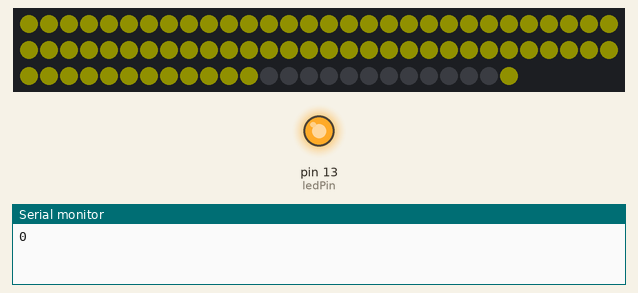
A sketch run on a simulated Arduino Uno, built with avr-gcc and run on an emulated ATmega328P. On the bench: 85 RGB LEDs in strip order, left to right, continuing on the next row, output pins drawn as LEDs (lit = HIGH), the last lines printed to the serial monitor. Dim RGB values are drawn brighter than linear.

Above: at 0.16 s.
At 3.48 s:
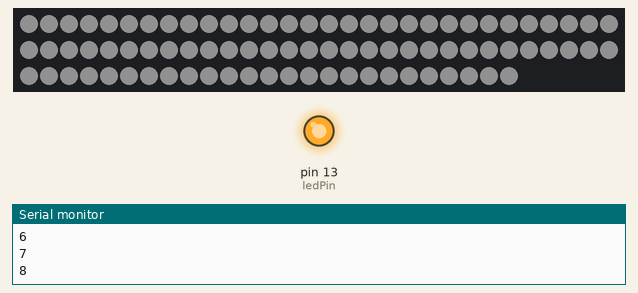
At 5.41 s:
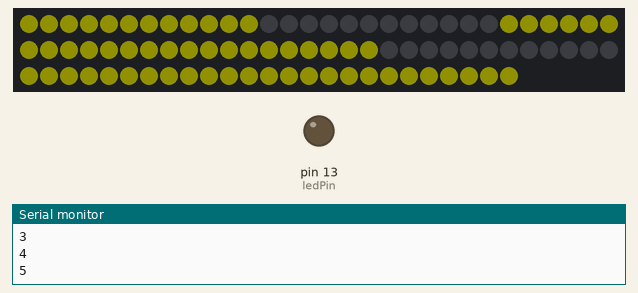
At 7.34 s:
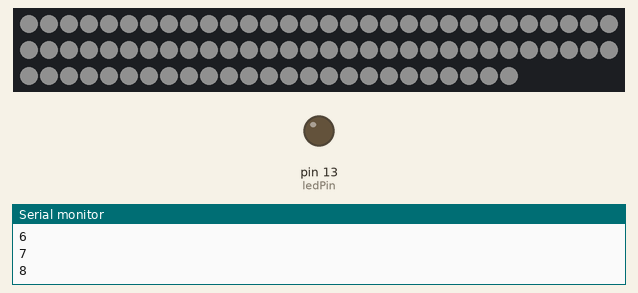
Timing chart, 0 to 40.0 s (numbered marks = the images above):
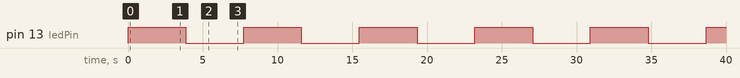

Measured:
- by itself, pin 13 (ledPin): alternates HIGH for 3.9 s and LOW for 3.9 s
- by itself, everything shown: repeats every 7.7 s, in 28 steps

The sketch:

MATRIX_7SEG_COUNT_B.ino
```cpp
#include <Adafruit_NeoPixel.h>

// --5--
//|     |
//4     6
//|--0--|
//3     1
//|     |
// --2--
const uint16_t LedsPerSeg = 12;
const uint16_t TotalLeds = LedsPerSeg * 7+1; //+1 =Point
//                       A,B,C,D,E,F,G
byte Digits[10][7] = { { 1,1,1,1,1,1,0 },  // = 0
                       { 0,1,1,0,0,0,0 },  // = 1
                       { 1,1,0,1,1,0,1 },  // = 2
                       { 1,1,1,1,0,0,1 },  // = 3
                       { 0,1,1,0,0,1,1 },  // = 4
                       { 1,0,1,1,0,1,1 },  // = 5
                       { 1,0,1,1,1,1,1 },  // = 6
                       { 1,1,1,0,0,0,0 },  // = 7
                       { 1,1,1,1,1,1,1 },  // = 8
                       { 1,1,1,0,0,1,1 }   // = 9
                       };
// Parameter 1 = number of pixels in strip
// Parameter 2 = pin number (most are valid)
// Parameter 3 = pixel type flags, add together as needed:
//   NEO_RGB     Pixels are wired for RGB bitstream
//   NEO_GRB     Pixels are wired for GRB bitstream
//   NEO_KHZ400  400 KHz bitstream (e.g. FLORA pixels)
//   NEO_KHZ800  800 KHz bitstream (e.g. High Density LED strip)
Adafruit_NeoPixel strip = Adafruit_NeoPixel(TotalLeds, 6, NEO_GRB + NEO_KHZ800);

int ledPin = 13;
byte state = LOW; //our on/off switch
byte MaxBright = 16;

byte Count;

void setup() {
  strip.begin();
  strip.show(); // Initialize all pixels to 'off'
  pinMode(ledPin, OUTPUT);
  Serial.begin(9600);
}

void loop() {
  toggleLedPin();

  for (byte n=0; n<10;++n){
    if (n==8) {
        SetNumber(strip.Color(MaxBright, MaxBright, MaxBright), n,1);
        delay(250);
        SetNumber(strip.Color(0, 0, 0), n,0);
        delay(250);
        SetNumber(strip.Color(MaxBright, MaxBright, MaxBright), n,1);
        delay(250);
        SetNumber(strip.Color(0, 0, 0), n,0);
        delay(250);
        SetNumber(strip.Color(MaxBright, MaxBright, MaxBright), n,1);
    } else {
        SetNumber(strip.Color(MaxBright, MaxBright, 0), n,1);
    }
    Serial.println(n);
    delay(250);
  }
}

void SetNumber(uint32_t c, byte Number, byte DP) {
  byte idx = 0;
  for (byte segCount = 0; segCount < 7; ++segCount) {
    for (byte i=0; i<LedsPerSeg;++i){
      if (Digits[Number][segCount]==1){
        strip.setPixelColor(idx, c);
      } else {
        strip.setPixelColor(idx, 0);
      }
      ++idx;
    }

  if (DP == 1) {
    strip.setPixelColor(idx, c);
  }else {
    strip.setPixelColor(idx, 0);
  }
  strip.show();
  }
}
void toggleLedPin(){
  // Some example procedures showing how to display to the pixels:
    if (state == LOW){
    state = HIGH;
  } else {
    state = LOW;
  }
  //toggle the LED based on our switch above
  digitalWrite(ledPin, state);
  }
```
